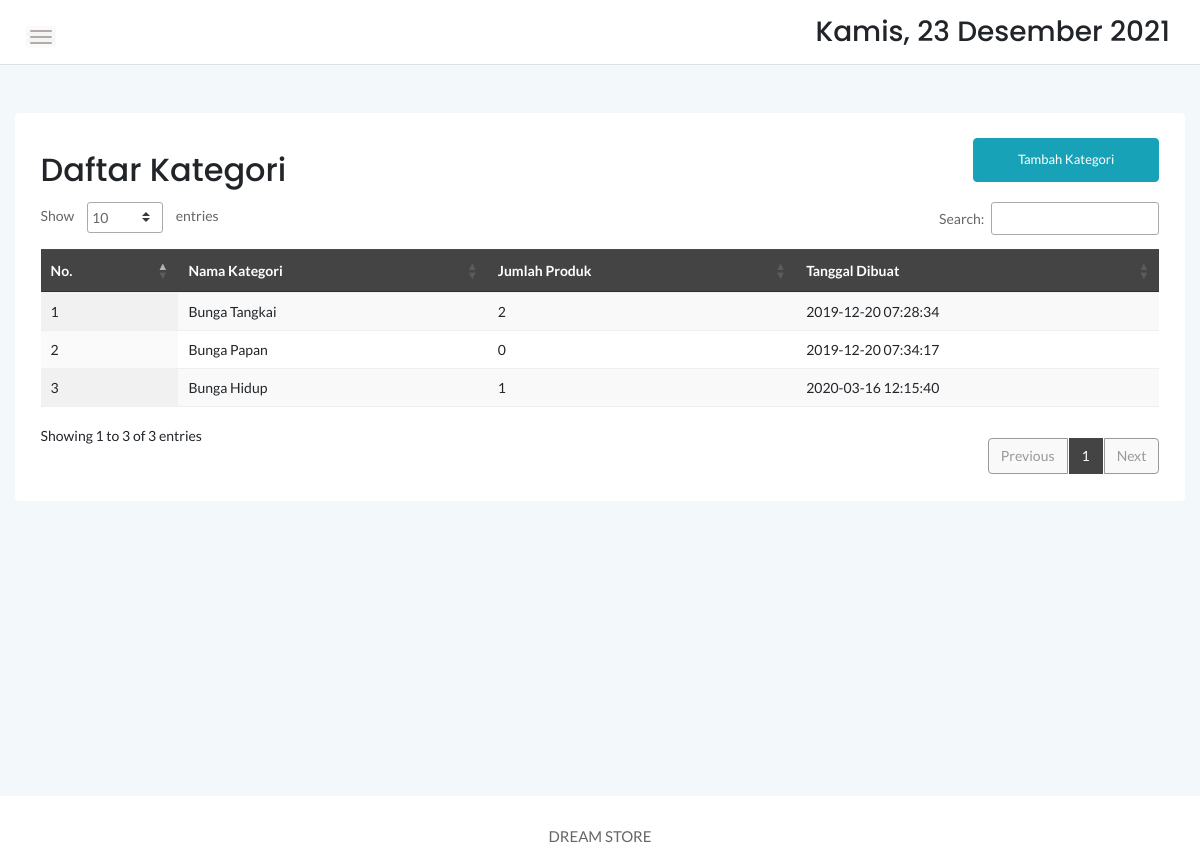
/admin/kategori.php, run on an earlier commit of the app's database.
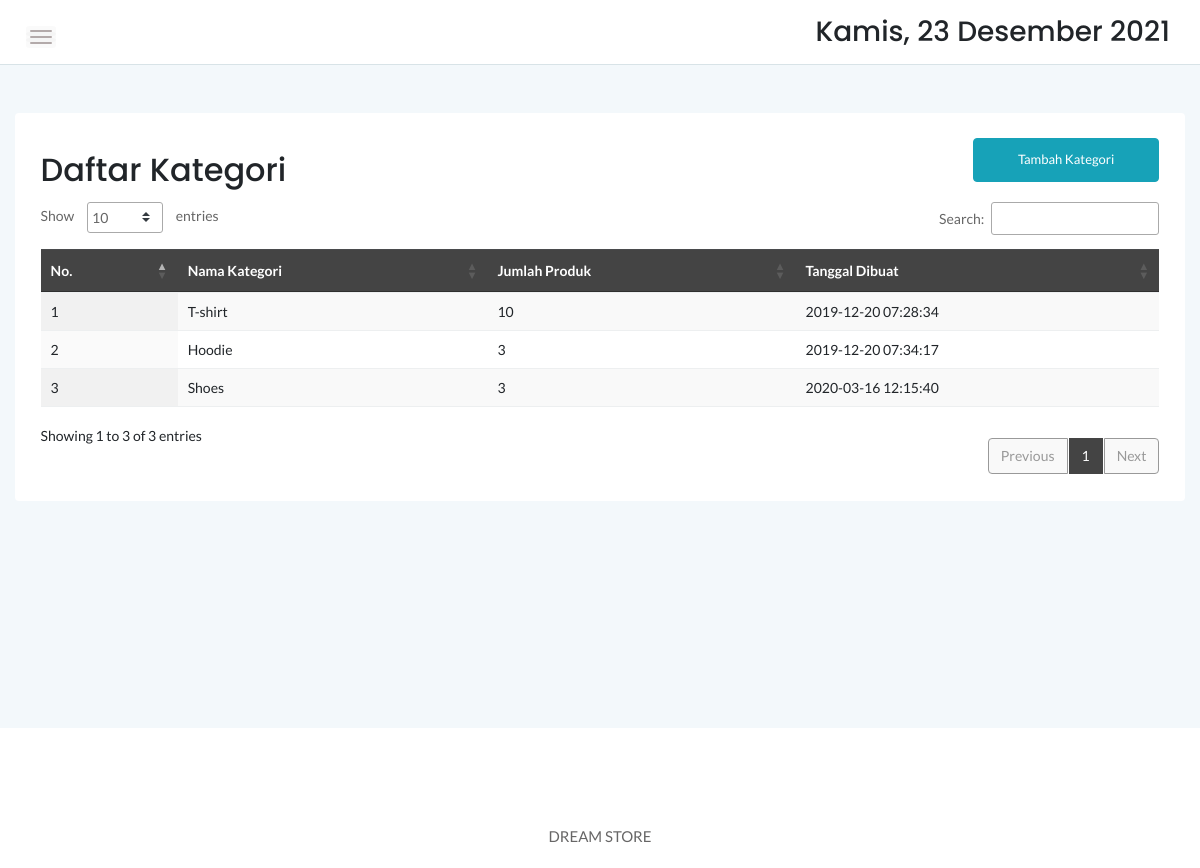
And on a later commit of the database.
### tables this page shows
CREATE TABLE `kategori` (
  `idkategori` int(11) NOT NULL,
  `namakategori` varchar(20) NOT NULL,
  `tgldibuat` timestamp NOT NULL DEFAULT current_timestamp()
);

### admin/kategori.php (the view, shortened to what this page needs)
<?php
	include '../dbconnect.php';
	?>
<!doctype html>
<html class="no-js" lang="en">
<head>
    <link rel="stylesheet" href="assets/css/bootstrap.min.css">
    <link rel="stylesheet" href="assets/css/font-awesome.min.css">
    <link rel="stylesheet" href="assets/css/themify-icons.css">
    <link rel="stylesheet" href="assets/css/metisMenu.css">
    <link rel="stylesheet" href="assets/css/owl.carousel.min.css">
    <link rel="stylesheet" href="assets/css/slicknav.min.css">
    <link rel="stylesheet" href="https://www.amcharts.com/lib/3/plugins/export/export.css" type="text/css" media="all" />
	<link rel="stylesheet" type="text/css" href="https://cdn.datatables.net/1.10.20/css/jquery.dataTables.min.css">
    <link rel="stylesheet" type="text/css" href="https://cdn.datatables.net/1.10.20/css/jquery.dataTables.css">
    <link rel="stylesheet" type="text/css" href="https://cdn.datatables.net/1.10.20/css/dataTables.bootstrap4.min.css">
    <link rel="stylesheet" type="text/css" href="https://cdn.datatables.net/responsive/2.2.3/css/responsive.bootstrap.min.css">
    <link rel="stylesheet" type="text/css" href="https://cdn.datatables.net/responsive/2.2.3/css/responsive.jqueryui.min.css">
	<link rel="stylesheet" type="text/css" href="https://cdn.datatables.net/buttons/1.5.2/css/buttons.dataTables.min.css">
    <link rel="stylesheet" href="assets/css/typography.css">
    <link rel="stylesheet" href="assets/css/default-css.css">
    <link rel="stylesheet" href="assets/css/styles.css">
    <link rel="stylesheet" href="assets/css/responsive.css">
</head>
<body>
    <div class="page-container">
        <div class="main-content">
            <div class="header-area">
                <div class="row align-items-center">
                    <div class="col-md-6 col-sm-8 clearfix">
                        <div class="nav-btn pull-left">
                            <span></span>
                            <span></span>
                            <span></span>
                        </div>
                    </div>
                    <div class="col-md-6 col-sm-4 clearfix">
                        <ul class="notification-area pull-right">
                            <li><h3><div class="date">
						</b></div></h3>
						</li>
                        </ul>
                    </div>
                </div>
            </div>
            <div class="main-content-inner">
                <div class="row mt-5 mb-5">
                    <div class="col-12">
                        <div class="card">
                            <div class="card-body">
                                <div class="d-sm-flex justify-content-between align-items-center">
									<h2>Daftar Kategori</h2>
									<button style="margin-bottom:20px" data-toggle="modal" data-target="#myModal" class="btn btn-info col-md-2">Tambah Kategori</button>
                                </div>
                                    <div class="data-tables datatable-dark">
										 <table id="dataTable3" class="display" style="width:100%"><thead class="thead-dark">
											<tr>
												<th>No.</th>
												<th>Nama Kategori</th>
												<th>Jumlah Produk</th>
												<th>Tanggal Dibuat</th>
											</tr></thead><tbody>
											<?php
											$brgs=mysqli_query($conn,"SELECT * from kategori order by idkategori ASC");
											$no=1;
											while($p=mysqli_fetch_array($brgs)){
												$id = $p['idkategori'];
												?>
												<tr>
													<td><?php echo $no++ ?></td>
													<td><?php echo $p['namakategori'] ?></td>
													<td><?php
														$result1 = mysqli_query($conn,"SELECT Count(idproduk) AS count FROM produk p, kategori k where p.idkategori=k.idkategori and k.idkategori='$id' order by idproduk ASC");
														$cekrow = mysqli_num_rows($result1);
														$row1 = mysqli_fetch_assoc($result1);
														$count = $row1['count'];
														if($cekrow > 0){
														echo number_format($count);
														} else {
															echo 'No data';
														}
													?></td>
													<td><?php echo $p['tgldibuat'] ?></td>
												</tr>
												<?php
											}
											?>
										</tbody>
										</table>
                                    </div>
								 </div>
                            </div>
                        </div>
                    </div>
                </div>
            </div>
        </div>
        <footer>
            <div class="footer-area">
                <p>DREAM STORE</p>
            </div>
        </footer>
</body>
</html>

What changed in the data, as far as the page shows it:
changed kategori: namakategori "Bunga Tangkai" → "T-shirt"; count "2" → "10"
changed kategori: namakategori "Bunga Papan" → "Hoodie"; count "0" → "3"
changed kategori: namakategori "Bunga Hidup" → "Shoes"; count "1" → "3"
